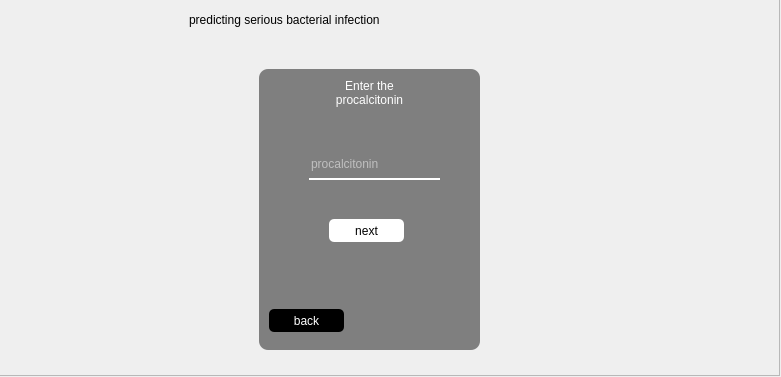
<?xml version="1.0" encoding="UTF-8"?>
<ui version="4.0">
 <class>Form</class>
 <widget class="QWidget" name="Form">
  <property name="geometry">
   <rect>
    <x>0</x>
    <y>0</y>
    <width>781</width>
    <height>377</height>
   </rect>
  </property>
  <property name="windowTitle">
   <string>Form</string>
  </property>
  <widget class="QFrame" name="frame">
   <property name="geometry">
    <rect>
     <x>-1</x>
     <y>-1</y>
     <width>781</width>
     <height>377</height>
    </rect>
   </property>
   <property name="frameShape">
    <enum>QFrame::StyledPanel</enum>
   </property>
   <property name="frameShadow">
    <enum>QFrame::Raised</enum>
   </property>
   <widget class="QLabel" name="label">
    <property name="geometry">
     <rect>
      <x>0</x>
      <y>0</y>
      <width>781</width>
      <height>377</height>
     </rect>
    </property>
    <property name="styleSheet">
     <string notr="true">background-image: url(Untitled.png);</string>
    </property>
    <property name="text">
     <string/>
    </property>
   </widget>
   <widget class="QLabel" name="label_2">
    <property name="geometry">
     <rect>
      <x>190</x>
      <y>0</y>
      <width>441</width>
      <height>41</height>
     </rect>
    </property>
    <property name="styleSheet">
     <string notr="true">font: 21pt &quot;Impact&quot;;</string>
    </property>
    <property name="text">
     <string>predicting serious bacterial infection</string>
    </property>
   </widget>
   <widget class="QLabel" name="label_3">
    <property name="geometry">
     <rect>
      <x>260</x>
      <y>70</y>
      <width>221</width>
      <height>281</height>
     </rect>
    </property>
    <property name="styleSheet">
     <string notr="true">background-color:rgb(0,0,0,120);
border-radius:9px;</string>
    </property>
    <property name="text">
     <string/>
    </property>
   </widget>
   <widget class="QLabel" name="label_4">
    <property name="geometry">
     <rect>
      <x>300</x>
      <y>80</y>
      <width>141</width>
      <height>51</height>
     </rect>
    </property>
    <property name="styleSheet">
     <string notr="true">font: 75 12pt &quot;Tahoma&quot;;
color:rgb(255,255,255);</string>
    </property>
    <property name="text">
     <string>&lt;html&gt;&lt;head/&gt;&lt;body&gt;&lt;p align=&quot;center&quot;&gt;Enter the&lt;br&gt; procalcitonin&lt;/p&gt;&lt;p align=&quot;center&quot;&gt;&lt;br/&gt;&lt;/p&gt;&lt;/body&gt;&lt;/html&gt;</string>
    </property>
   </widget>
   <widget class="QLineEdit" name="pro">
    <property name="geometry">
     <rect>
      <x>310</x>
      <y>150</y>
      <width>131</width>
      <height>31</height>
     </rect>
    </property>
    <property name="styleSheet">
     <string notr="true">border:none;
background-color:rgb(0,0,0,0);
border-bottom:1.5px solid rgb(255,255,255); 
color:rgb(255,255,255);</string>
    </property>
    <property name="inputMask">
     <string/>
    </property>
    <property name="text">
     <string/>
    </property>
    <property name="placeholderText">
     <string>procalcitonin</string>
    </property>
   </widget>
   <widget class="QPushButton" name="next6">
    <property name="geometry">
     <rect>
      <x>330</x>
      <y>220</y>
      <width>75</width>
      <height>23</height>
     </rect>
    </property>
    <property name="styleSheet">
     <string notr="true">border-radius:5px;
background-color:rgb(255,255,255);</string>
    </property>
    <property name="text">
     <string>next</string>
    </property>
   </widget>
   <widget class="QPushButton" name="back6">
    <property name="geometry">
     <rect>
      <x>270</x>
      <y>310</y>
      <width>75</width>
      <height>23</height>
     </rect>
    </property>
    <property name="styleSheet">
     <string notr="true">border-radius:5px;
background-color:rgb(0,0,0);
color:rgb(255,255,255);</string>
    </property>
    <property name="text">
     <string>back</string>
    </property>
   </widget>
  </widget>
 </widget>
 <resources>
  <include location="res.qrc"/>
 </resources>
 <connections/>
</ui>
